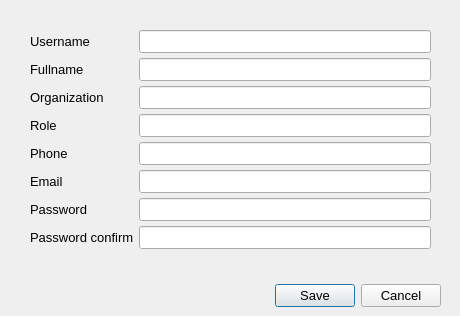
<?xml version="1.0" encoding="UTF-8"?>
<ui version="4.0">
 <class>NewOperator</class>
 <widget class="QDialog" name="NewOperator">
  <property name="geometry">
   <rect>
    <x>0</x>
    <y>0</y>
    <width>460</width>
    <height>316</height>
   </rect>
  </property>
  <property name="font">
   <font>
    <pointsize>10</pointsize>
   </font>
  </property>
  <property name="windowTitle">
   <string>New operator</string>
  </property>
  <property name="sizeGripEnabled">
   <bool>false</bool>
  </property>
  <property name="modal">
   <bool>false</bool>
  </property>
  <widget class="QDialogButtonBox" name="buttonBox">
   <property name="geometry">
    <rect>
     <x>160</x>
     <y>280</y>
     <width>281</width>
     <height>31</height>
    </rect>
   </property>
   <property name="font">
    <font>
     <pointsize>10</pointsize>
    </font>
   </property>
   <property name="autoFillBackground">
    <bool>false</bool>
   </property>
   <property name="orientation">
    <enum>Qt::Horizontal</enum>
   </property>
   <property name="standardButtons">
    <set>QDialogButtonBox::Cancel|QDialogButtonBox::Save</set>
   </property>
   <property name="centerButtons">
    <bool>false</bool>
   </property>
  </widget>
  <widget class="QWidget" name="formLayoutWidget">
   <property name="geometry">
    <rect>
     <x>20</x>
     <y>20</y>
     <width>421</width>
     <height>244</height>
    </rect>
   </property>
   <property name="font">
    <font>
     <pointsize>10</pointsize>
    </font>
   </property>
   <layout class="QFormLayout" name="formLayout">
    <item row="0" column="0">
     <widget class="QLabel" name="label">
      <property name="font">
       <font>
        <pointsize>10</pointsize>
       </font>
      </property>
      <property name="text">
       <string>Username</string>
      </property>
     </widget>
    </item>
    <item row="0" column="1">
     <widget class="QLineEdit" name="Username">
      <property name="font">
       <font>
        <pointsize>10</pointsize>
       </font>
      </property>
     </widget>
    </item>
    <item row="1" column="0">
     <widget class="QLabel" name="label_2">
      <property name="font">
       <font>
        <pointsize>10</pointsize>
       </font>
      </property>
      <property name="text">
       <string>Fullname</string>
      </property>
     </widget>
    </item>
    <item row="1" column="1">
     <widget class="QLineEdit" name="Fullname">
      <property name="font">
       <font>
        <pointsize>10</pointsize>
       </font>
      </property>
     </widget>
    </item>
    <item row="2" column="0">
     <widget class="QLabel" name="label_3">
      <property name="font">
       <font>
        <pointsize>10</pointsize>
       </font>
      </property>
      <property name="text">
       <string>Organization</string>
      </property>
     </widget>
    </item>
    <item row="4" column="0">
     <widget class="QLabel" name="label_4">
      <property name="font">
       <font>
        <pointsize>10</pointsize>
       </font>
      </property>
      <property name="text">
       <string>Phone</string>
      </property>
     </widget>
    </item>
    <item row="4" column="1">
     <widget class="QLineEdit" name="Phone">
      <property name="font">
       <font>
        <pointsize>10</pointsize>
       </font>
      </property>
     </widget>
    </item>
    <item row="5" column="0">
     <widget class="QLabel" name="label_5">
      <property name="font">
       <font>
        <pointsize>10</pointsize>
       </font>
      </property>
      <property name="text">
       <string>Email</string>
      </property>
     </widget>
    </item>
    <item row="5" column="1">
     <widget class="QLineEdit" name="Email">
      <property name="font">
       <font>
        <pointsize>10</pointsize>
       </font>
      </property>
     </widget>
    </item>
    <item row="6" column="0">
     <widget class="QLabel" name="label_6">
      <property name="font">
       <font>
        <pointsize>10</pointsize>
       </font>
      </property>
      <property name="text">
       <string>Password</string>
      </property>
     </widget>
    </item>
    <item row="6" column="1">
     <widget class="QLineEdit" name="Password1">
      <property name="font">
       <font>
        <pointsize>10</pointsize>
       </font>
      </property>
      <property name="echoMode">
       <enum>QLineEdit::Password</enum>
      </property>
     </widget>
    </item>
    <item row="7" column="0">
     <widget class="QLabel" name="label_7">
      <property name="font">
       <font>
        <pointsize>10</pointsize>
       </font>
      </property>
      <property name="text">
       <string>Password confirm</string>
      </property>
     </widget>
    </item>
    <item row="7" column="1">
     <widget class="QLineEdit" name="Password2">
      <property name="font">
       <font>
        <pointsize>10</pointsize>
       </font>
      </property>
      <property name="echoMode">
       <enum>QLineEdit::Password</enum>
      </property>
     </widget>
    </item>
    <item row="2" column="1">
     <widget class="QLineEdit" name="Organization">
      <property name="font">
       <font>
        <pointsize>10</pointsize>
       </font>
      </property>
     </widget>
    </item>
    <item row="3" column="0">
     <widget class="QLabel" name="label_8">
      <property name="font">
       <font>
        <pointsize>10</pointsize>
       </font>
      </property>
      <property name="text">
       <string>Role</string>
      </property>
     </widget>
    </item>
    <item row="3" column="1">
     <widget class="QLineEdit" name="Role">
      <property name="font">
       <font>
        <pointsize>10</pointsize>
       </font>
      </property>
     </widget>
    </item>
   </layout>
  </widget>
 </widget>
 <layoutdefault spacing="5" margin="10"/>
 <tabstops>
  <tabstop>Username</tabstop>
  <tabstop>Fullname</tabstop>
  <tabstop>Organization</tabstop>
  <tabstop>Phone</tabstop>
  <tabstop>Email</tabstop>
  <tabstop>Password1</tabstop>
  <tabstop>Password2</tabstop>
 </tabstops>
 <resources/>
 <connections>
  <connection>
   <sender>buttonBox</sender>
   <signal>accepted()</signal>
   <receiver>NewOperator</receiver>
   <slot>accept()</slot>
   <hints>
    <hint type="sourcelabel">
     <x>248</x>
     <y>254</y>
    </hint>
    <hint type="destinationlabel">
     <x>157</x>
     <y>274</y>
    </hint>
   </hints>
  </connection>
  <connection>
   <sender>buttonBox</sender>
   <signal>rejected()</signal>
   <receiver>NewOperator</receiver>
   <slot>reject()</slot>
   <hints>
    <hint type="sourcelabel">
     <x>316</x>
     <y>260</y>
    </hint>
    <hint type="destinationlabel">
     <x>286</x>
     <y>274</y>
    </hint>
   </hints>
  </connection>
 </connections>
 <designerdata>
  <property name="gridDeltaX">
   <number>10</number>
  </property>
  <property name="gridDeltaY">
   <number>10</number>
  </property>
  <property name="gridSnapX">
   <bool>true</bool>
  </property>
  <property name="gridSnapY">
   <bool>true</bool>
  </property>
  <property name="gridVisible">
   <bool>true</bool>
  </property>
 </designerdata>
</ui>
